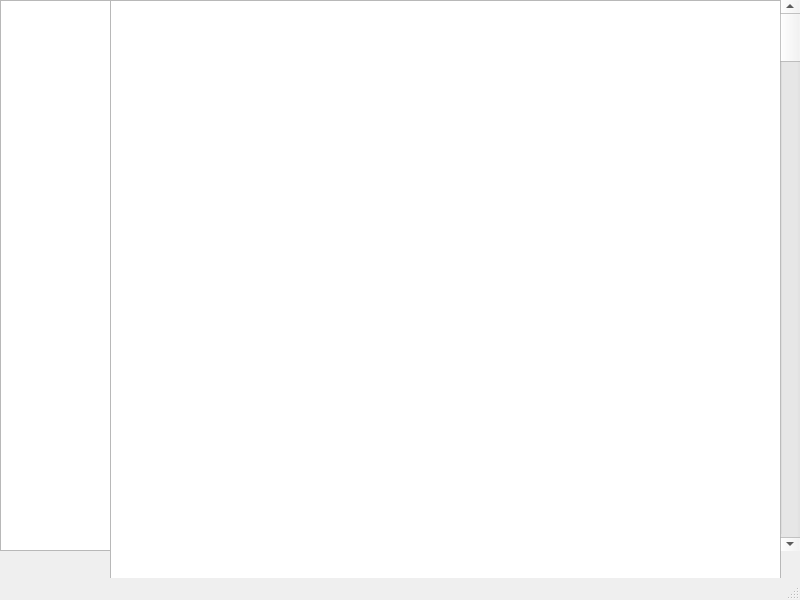
<?xml version="1.0" encoding="UTF-8"?>
<ui version="4.0">
 <class>MainWindow</class>
 <widget class="QMainWindow" name="MainWindow">
  <property name="geometry">
   <rect>
    <x>0</x>
    <y>0</y>
    <width>800</width>
    <height>600</height>
   </rect>
  </property>
  <property name="windowTitle">
   <string>MainWindow</string>
  </property>
  <widget class="QWidget" name="centralwidget">
   <widget class="QTextEdit" name="textEdit">
    <property name="geometry">
     <rect>
      <x>110</x>
      <y>0</y>
      <width>671</width>
      <height>581</height>
     </rect>
    </property>
   </widget>
   <widget class="QScrollBar" name="verticalScrollBar">
    <property name="geometry">
     <rect>
      <x>780</x>
      <y>0</y>
      <width>20</width>
      <height>551</height>
     </rect>
    </property>
    <property name="orientation">
     <enum>Qt::Orientation::Vertical</enum>
    </property>
   </widget>
   <widget class="QTreeView" name="treeView">
    <property name="geometry">
     <rect>
      <x>0</x>
      <y>0</y>
      <width>111</width>
      <height>551</height>
     </rect>
    </property>
   </widget>
  </widget>
  <widget class="QMenuBar" name="menubar">
   <property name="geometry">
    <rect>
     <x>0</x>
     <y>0</y>
     <width>800</width>
     <height>25</height>
    </rect>
   </property>
  </widget>
  <widget class="QStatusBar" name="statusbar"/>
 </widget>
 <resources/>
 <connections/>
</ui>
